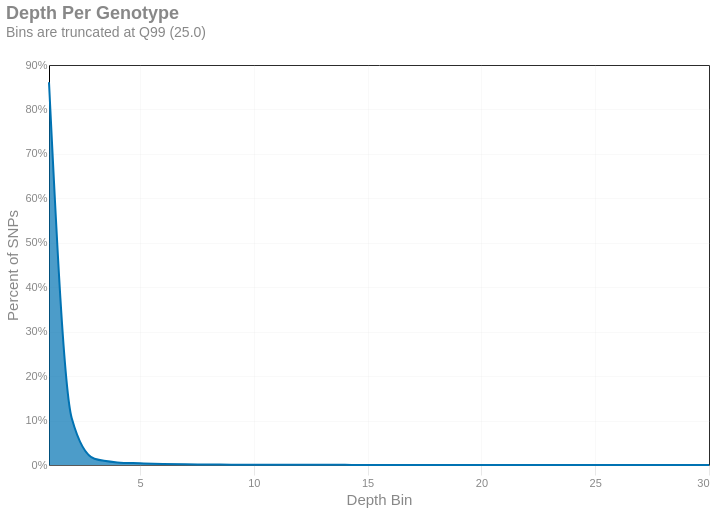

Notebook source saved alongside this figure:
### Markdown cell above
### Depth per Genotype
These are per-locus statistics, which correspond to the Depth (`DP`) calculations of `bcftools stats`

### Code cell
dp = extract_metric(dataL, "DP").drop(columns = [0,1])
dp.columns = ["Bin", "Genotypes", "PercentGenotypes", "NumberSites", "PercentSites"]

if len(dp) == 0:
    print_html(f"Skipping - {os.path.basename(infile)} does not contain a DP section")
else:
    q99 = dp.loc[dp.index.repeat(dp['Genotypes']), 'Bin'].quantile(0.999)
    dp['PercentGenotypes'] = dp['PercentGenotypes']/ 100
    (
        alt.Chart(dp)
        .transform_filter(alt.FieldRangePredicate(field="Bin", range=[0, q99 + 5]))
        .mark_area(interpolate = "monotone")
        .encode(
            x = alt.X('Bin:Q', title = "Depth Bin", bin = 'binned').axis(tickMinStep = 5),
            y = alt.Y('PercentGenotypes:Q', title = "Percent of SNPs")
                .axis(format = "%"),
            tooltip = [
                alt.Tooltip('Bin:Q', title = 'Depth Bin'),
                alt.Tooltip("PercentGenotypes:Q", format = ".2%", bin = "binned")
            ]
        )
        .properties(
        title=alt.Title('Depth Per Genotype', subtitle = f'Bins are truncated at Q99 ({q99})'),
        usermeta={'embedOptions': {'downloadFileName': f'snp.quality'}}
    )
    ).display()

### Figure 1 — Vega-Lite specification as saved in the notebook (floating-point values rounded to 4 significant figures)
{"width": "container", "height": 400, "config": {"title": {"anchor": "start", "dy": -15, "fontSize": 18, "color": "#888888", "subtitleColor": "#888888", "subtitleFontSize": 14}, "arc": {"fill": "#0072B2"}, "axis": {"domainColor": "#888888", "domainWidth": 0.5, "gridWidth": 0.2, "grid": false, "titleFontWeight": 400, "titleFontSize": 15, "labelFontSize": 11, "labelColor": "#888888", "tickColor": "#888888", "tickWidth": 0.2, "titleColor": "#888888"}, "axisBand": {"grid": false}, "axisX": {"grid": true, "tickSize": 10, "domainCap": "round"}, "axisY": {"domain": false, "grid": true, "tickSize": 0, "domainCap": "round"}, "background": "transparent", "header": {"labelFontSize": 15, "labelColor": "#888888", "titleFontSize": 15, "titleFontWeight": 600, "titleColor": "#888888"}, "legend": {"labelFont": "sans-serif", "labelFontSize": 12, "labelColor": "#888888", "symbolSize": 100, "symbolType": "circle", "titleFontSize": 12, "titlePadding": 10, "titleColor": "#888888", "title": ""}, "range": {"category": ["#E69F00", "#56B4E9", "#009E73", "#F0E442", "#0072B2", "#D55E00", "#CC79A7", "#000000"], "diverging": ["#cfe8f3", "#a2d4ec", "#73bfe2", "#46abdb", "#1696d2", "#12719e"]}, "area": {"fill": "#0072B2", "fillOpacity": 0.7, "line": true, "strokeOpacity": 0.7}, "line": {"color": "#0072B2", "stroke": "#0072B2", "strokewidth": 5}, "trail": {"color": "#0072B2", "stroke": "#0072B2", "strokeWidth": 0, "size": 1}, "path": {"stroke": "#0072B2", "strokeWidth": 0.5}, "point": {"filled": true}, "text": {"color": "#888888", "fontSize": 11, "align": "right", "fontWeight": 400, "size": 11}, "bar": {"fill": "#0072B2", "stroke": false}, "view": {"stroke": "none", "continuousWidth": 660, "continuousHeight": 400}}, "data": {"name": "data-d3621f1a6f607f6677addff7512b77b0"}, "mark": {"type": "area", "interpolate": "monotone"}, "encoding": {"tooltip": [{"field": "Bin", "title": "Depth Bin", "type": "quantitative"}, {"bin": "binned", "field": "PercentGenotypes", "format": ".2%", "type": "quantitative"}], "x": {"axis": {"tickMinStep": 5}, "bin": "binned", "field": "Bin", "title": "Depth Bin", "type": "quantitative"}, "y": {"axis": {"format": "%"}, "field": "PercentGenotypes", "title": "Percent of SNPs", "type": "quantitative"}}, "title": {"text": "Depth Per Genotype", "subtitle": "Bins are truncated at Q99 (25.0)"}, "transform": [{"filter": {"field": "Bin", "range": [0, 30.0]}}], "usermeta": {"embedOptions": {"downloadFileName": "snp.quality"}}, "$schema": "https://vega.github.io/schema/vega-lite/v6.1.0.json", "datasets": {"data-d3621f1a6f607f6677addff7512b77b0": [{"Bin": 1, "Genotypes": 71929, "PercentGenotypes": 0.861, "NumberSites": 53345, "PercentSites": 71.74}, {"Bin": 2, "Genotypes": 8776, "PercentGenotypes": 0.1051, "NumberSites": 15212, "PercentSites": 20.46}, {"Bin": 3, "Genotypes": 1162, "PercentGenotypes": 0.01391, "NumberSites": 3419, "PercentSites": 4.598}, {"Bin": 4, "Genotypes": 492, "PercentGenotypes": 0.00589, "NumberSites": 871, "PercentSites": 1.171}, {"Bin": 5, "Genotypes": 324, "PercentGenotypes": 0.003879, "NumberSites": 340, "PercentSites": 0.4573}, {"Bin": 6, "Genotypes": 183, "PercentGenotypes": 0.002191, "NumberSites": 225, "PercentSites": 0.3026}, {"Bin": 7, "Genotypes": 122, "PercentGenotypes": 0.00146, "NumberSites": 147, "PercentSites": 0.1977}, {"Bin": 8, "Genotypes": 102, "PercentGenotypes": 0.001221, "NumberSites": 121, "PercentSites": 0.1627}, {"Bin": 9, "Genotypes": 63, "PercentGenotypes": 0.0007542, "NumberSites": 93, "PercentSites": 0.1251}, {"Bin": 10, "Genotypes": 45, "PercentGenotypes": 0.0005387, "NumberSites": 72, "PercentSites": 0.09683}, {"Bin": 11, "Genotypes": 35, "PercentGenotypes": 0.000419, "NumberSites": 68, "PercentSites": 0.09145}, {"Bin": 12, "Genotypes": 30, "PercentGenotypes": 0.0003591, "NumberSites": 60, "PercentSites": 0.08069}, {"Bin": 13, "Genotypes": 31, "PercentGenotypes": 0.0003711, "NumberSites": 46, "PercentSites": 0.06187}, {"Bin": 14, "Genotypes": 24, "PercentGenotypes": 0.0002873, "NumberSites": 45, "PercentSites": 0.06052}, {"Bin": 15, "Genotypes": 18, "PercentGenotypes": 0.0002155, "NumberSites": 29, "PercentSites": 0.039}, {"Bin": 16, "Genotypes": 20, "PercentGenotypes": 0.0002394, "NumberSites": 31, "PercentSites": 0.04169}, {"Bin": 17, "Genotypes": 21, "PercentGenotypes": 0.0002514, "NumberSites": 21, "PercentSites": 0.02824}, {"Bin": 18, "Genotypes": 18, "PercentGenotypes": 0.0002155, "NumberSites": 15, "PercentSites": 0.02017}, {"Bin": 19, "Genotypes": 18, "PercentGenotypes": 0.0002155, "NumberSites": 6, "PercentSites": 0.008069}, {"Bin": 20, "Genotypes": 16, "PercentGenotypes": 0.0001915, "NumberSites": 6, "PercentSites": 0.008069}, {"Bin": 21, "Genotypes": 8, "PercentGenotypes": 9.577e-05, "NumberSites": 10, "PercentSites": 0.01345}, {"Bin": 22, "Genotypes": 3, "PercentGenotypes": 3.591e-05, "NumberSites": 2, "PercentSites": 0.00269}, {"Bin": 23, "Genotypes": 8, "PercentGenotypes": 9.577e-05, "NumberSites": 7, "PercentSites": 0.009414}, {"Bin": 24, "Genotypes": 1, "PercentGenotypes": 1.197e-05, "NumberSites": 16, "PercentSites": 0.02152}, {"Bin": 25, "Genotypes": 6, "PercentGenotypes": 7.182e-05, "NumberSites": 4, "PercentSites": 0.00538}, {"Bin": 26, "Genotypes": 4, "PercentGenotypes": 4.788e-05, "NumberSites": 5, "PercentSites": 0.006724}, {"Bin": 27, "Genotypes": 3, "PercentGenotypes": 3.591e-05, "NumberSites": 5, "PercentSites": 0.006724}, {"Bin": 28, "Genotypes": 8, "PercentGenotypes": 9.577e-05, "NumberSites": 6, "PercentSites": 0.008069}, {"Bin": 29, "Genotypes": 7, "PercentGenotypes": 8.38e-05, "NumberSites": 3, "PercentSites": 0.004035}, {"Bin": 30, "Genotypes": 4, "PercentGenotypes": 4.788e-05, "NumberSites": 4, "PercentSites": 0.00538}, {"Bin": 31, "Genotypes": 4, "PercentGenotypes": 4.788e-05, "NumberSites": 4, "PercentSites": 0.00538}, {"Bin": 32, "Genotypes": 2, "PercentGenotypes": 2.394e-05, "NumberSites": 3, "PercentSites": 0.004035}, {"Bin": 33, "Genotypes": 2, "PercentGenotypes": 2.394e-05, "NumberSites": 2, "PercentSites": 0.00269}, {"Bin": 34, "Genotypes": 0, "PercentGenotypes": 0.0, "NumberSites": 3, "PercentSites": 0.004035}, {"Bin": 35, "Genotypes": 0, "PercentGenotypes": 0.0, "NumberSites": 13, "PercentSites": 0.01748}, {"Bin": 36, "Genotypes": 0, "PercentGenotypes": 0.0, "NumberSites": 11, "PercentSites": 0.01479}, {"Bin": 37, "Genotypes": 1, "PercentGenotypes": 1.197e-05, "NumberSites": 6, "PercentSites": 0.008069}, {"Bin": 38, "Genotypes": 2, "PercentGenotypes": 2.394e-05, "NumberSites": 2, "PercentSites": 0.00269}, {"Bin": 39, "Genotypes": 2, "PercentGenotypes": 2.394e-05, "NumberSites": 2, "PercentSites": 0.00269}, {"Bin": 40, "Genotypes": 4, "PercentGenotypes": 4.788e-05, "NumberSites": 2, "PercentSites": 0.00269}, {"Bin": 41, "Genotypes": 2, "PercentGenotypes": 2.394e-05, "NumberSites": 3, "PercentSites": 0.004035}, {"Bin": 42, "Genotypes": 1, "PercentGenotypes": 1.197e-05, "NumberSites": 4, "PercentSites": 0.00538}, {"Bin": 43, "Genotypes": 2, "PercentGenotypes": 2.394e-05, "NumberSites": 4, "PercentSites": 0.00538}, {"Bin": 44, "Genotypes": 2, "PercentGenotypes": 2.394e-05, "NumberSites": 3, "PercentSites": 0.004035}, {"Bin": 45, "Genotypes": 3, "PercentGenotypes": 3.591e-05, "NumberSites": 1, "PercentSites": 0.001345}, {"Bin": 46, "Genotypes": 4, "PercentGenotypes": 4.788e-05, "NumberSites": 2, "PercentSites": 0.00269}, {"Bin": 47, "Genotypes": 4, "PercentGenotypes": 4.788e-05, "NumberSites": 3, "PercentSites": 0.004035}, {"Bin": 48, "Genotypes": 1, "PercentGenotypes": 1.197e-05, "NumberSites": 5, "PercentSites": 0.006724}, {"Bin": 50, "Genotypes": 3, "PercentGenotypes": 3.591e-05, "NumberSites": 1, "PercentSites": 0.001345}, {"Bin": 52, "Genotypes": 1, "PercentGenotypes": 1.197e-05, "NumberSites": 0, "PercentSites": 0.0}, {"Bin": 53, "Genotypes": 1, "PercentGenotypes": 1.197e-05, "NumberSites": 0, "PercentSites": 0.0}, {"Bin": 54, "Genotypes": 2, "PercentGenotypes": 2.394e-05, "NumberSites": 2, "PercentSites": 0.00269}, {"Bin": 55, "Genotypes": 2, "PercentGenotypes": 2.394e-05, "NumberSites": 0, "PercentSites": 0.0}, {"Bin": 56, "Genotypes": 0, "PercentGenotypes": 0.0, "NumberSites": 2, "PercentSites": 0.00269}, {"Bin": 57, "Genotypes": 2, "PercentGenotypes": 2.394e-05, "NumberSites": 0, "PercentSites": 0.0}, {"Bin": 58, "Genotypes": 0, "PercentGenotypes": 0.0, "NumberSites": 3, "PercentSites": 0.004035}, {"Bin": 60, "Genotypes": 1, "PercentGenotypes": 1.197e-05, "NumberSites": 0, "PercentSites": 0.0}, {"Bin": 63, "Genotypes": 0, "PercentGenotypes": 0.0, "NumberSites": 1, "PercentSites": 0.001345}, {"Bin": 64, "Genotypes": 0, "PercentGenotypes": 0.0, "NumberSites": 1, "PercentSites": 0.001345}, {"Bin": 65, "Genotypes": 1, "PercentGenotypes": 1.197e-05, "NumberSites": 0, "PercentSites": 0.0}, {"Bin": 66, "Genotypes": 1, "PercentGenotypes": 1.197e-05, "NumberSites": 2, "PercentSites": 0.00269}, {"Bin": 68, "Genotypes": 2, "PercentGenotypes": 2.394e-05, "NumberSites": 1, "PercentSites": 0.001345}, {"Bin": 70, "Genotypes": 1, "PercentGenotypes": 1.197e-05, "NumberSites": 0, "PercentSites": 0.0}, {"Bin": 71, "Genotypes": 1, "PercentGenotypes": 1.197e-05, "NumberSites": 0, "PercentSites": 0.0}, {"Bin": 73, "Genotypes": 0, "PercentGenotypes": 0.0, "NumberSites": 1, "PercentSites": 0.001345}, {"Bin": 75, "Genotypes": 0, "PercentGenotypes": 0.0, "NumberSites": 2, "PercentSites": 0.00269}, {"Bin": 76, "Genotypes": 0, "PercentGenotypes": 0.0, "NumberSites": 2, "PercentSites": 0.00269}, {"Bin": 78, "Genotypes": 0, "PercentGenotypes": 0.0, "NumberSites": 1, "PercentSites": 0.001345}, {"Bin": 79, "Genotypes": 0, "PercentGenotypes": 0.0, "NumberSites": 2, "PercentSites": 0.00269}, {"Bin": 83, "Genotypes": 0, "PercentGenotypes": 0.0, "NumberSites": 2, "PercentSites": 0.00269}, {"Bin": 84, "Genotypes": 0, "PercentGenotypes": 0.0, "NumberSites": 3, "PercentSites": 0.004035}, {"Bin": 85, "Genotypes": 0, "PercentGenotypes": 0.0, "NumberSites": 2, "PercentSites": 0.00269}, {"Bin": 89, "Genotypes": 0, "PercentGenotypes": 0.0, "NumberSites": 3, "PercentSites": 0.004035}, {"Bin": 90, "Genotypes": 0, "PercentGenotypes": 0.0, "NumberSites": 1, "PercentSites": 0.001345}, {"Bin": 92, "Genotypes": 0, "PercentGenotypes": 0.0, "NumberSites": 1, "PercentSites": 0.001345}, {"Bin": 94, "Genotypes": 0, "PercentGenotypes": 0.0, "NumberSites": 1, "PercentSites": 0.001345}, {"Bin": 95, "Genotypes": 0, "PercentGenotypes": 0.0, "NumberSites": 1, "PercentSites": 0.001345}, {"Bin": 98, "Genotypes": 0, "PercentGenotypes": 0.0, "NumberSites": 1, "PercentSites": 0.001345}, {"Bin": 99, "Genotypes": 0, "PercentGenotypes": 0.0, "NumberSites": 1, "PercentSites": 0.001345}, {"Bin": 100, "Genotypes": 0, "PercentGenotypes": 0.0, "NumberSites": 1, "PercentSites": 0.001345}, {"Bin": 103, "Genotypes": 0, "PercentGenotypes": 0.0, "NumberSites": 1, "PercentSites": 0.001345}, {"Bin": 105, "Genotypes": 0, "PercentGenotypes": 0.0, "NumberSites": 1, "PercentSites": 0.001345}, {"Bin": 109, "Genotypes": 0, "PercentGenotypes": 0.0, "NumberSites": 1, "PercentSites": 0.001345}, {"Bin": 111, "Genotypes": 0, "PercentGenotypes": 0.0, "NumberSites": 1, "PercentSites": 0.001345}, {"Bin": 116, "Genotypes": 0, "PercentGenotypes": 0.0, "NumberSites": 2, "PercentSites": 0.00269}, {"Bin": 120, "Genotypes": 0, "PercentGenotypes": 0.0, "NumberSites": 1, "PercentSites": 0.001345}, {"Bin": 122, "Genotypes": 0, "PercentGenotypes": 0.0, "NumberSites": 1, "PercentSites": 0.001345}, {"Bin": 149, "Genotypes": 0, "PercentGenotypes": 0.0, "NumberSites": 1, "PercentSites": 0.001345}, {"Bin": 174, "Genotypes": 1, "PercentGenotypes": 1.197e-05, "NumberSites": 0, "PercentSites": 0.0}, {"Bin": 193, "Genotypes": 1, "PercentGenotypes": 1.197e-05, "NumberSites": 0, "PercentSites": 0.0}, {"Bin": 256, "Genotypes": 0, "PercentGenotypes": 0.0, "NumberSites": 1, "PercentSites": 0.001345}, {"Bin": 492, "Genotypes": 0, "PercentGenotypes": 0.0, "NumberSites": 1, "PercentSites": 0.001345}]}}
